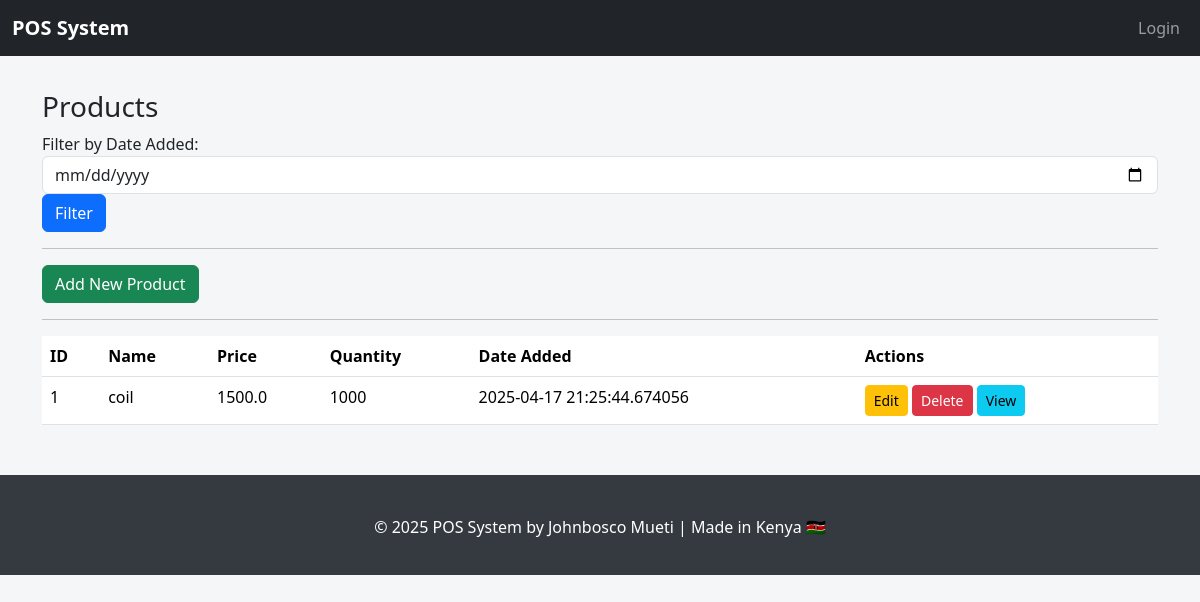
The page /products (signed in) on the database its author committed.
### app/models.py (models this page shows, shortened)
class Product(db.Model):
    id = db.Column(db.Integer, primary_key=True)
    name = db.Column(db.String(100), nullable=False)
    price = db.Column(db.Float, nullable=False)
    quantity = db.Column(db.Integer, nullable=False)
    date_added = db.Column(db.DateTime, default=datetime.utcnow)

### app/routes.py (the view)
@main.route('/products')
@login_required
def products():
    products_data = Product.query.all()
    return render_template('products.html', products=products_data)

### app/models.py (called while the page is built)
@login_manager.user_loader
def load_user(user_id):
    return User.query.get(int(user_id))

### app/routes.py (called while the page is built)
@main.app_context_processor
def inject_now():
    return {'current_year': datetime.now().year}

### app/templates/products.html
{% extends 'base.html' %}
{% block content %}
    <h3>Products</h3>
    <form method="GET" action="{{ url_for('main.products') }}">
        <div class="form-group">
            <label for="filter_date">Filter by Date Added:</label>
            <input type="date" name="filter_date" value="{{ request.args.get('filter_date') }}" class="form-control">
        </div>
        <button type="submit" class="btn btn-primary">Filter</button>
    </form>
    <hr>
    <a href="{{ url_for('main.add_product') }}" class="btn btn-success">Add New Product</a>
    <hr>
    <table class="table">
        <thead>
            <tr>
                <th>ID</th>
                <th>Name</th>
                <th>Price</th>
                <th>Quantity</th>
                <th>Date Added</th>
                <th>Actions</th>
            </tr>
        </thead>
        <tbody>
            {% for product in products %}
                <tr>
                    <td>{{ product.id }}</td>
                    <td>{{ product.name }}</td>
                    <td>{{ product.price }}</td>
                    <td>{{ product.quantity }}</td>
                    <td>{{ product.date_added }}</td>
                    <td>
                        <a href="{{ url_for('main.edit_product', product_id=product.id) }}" class="btn btn-warning btn-sm">Edit</a>
                        <form action="{{ url_for('main.delete_product', product_id=product.id) }}" method="POST" style="display:inline;">
                            <button type="submit" class="btn btn-danger btn-sm" onclick="return confirm('Are you sure you want to delete this product?')">Delete</button>
                        </form>
                        <a href="{{ url_for('main.view_product', product_id=product.id) }}" class="btn btn-info btn-sm">View</a>
                    </td>
                </tr>
            {% endfor %}
        </tbody>
    </table>
{% endblock %}

### app/templates/base.html (style rules this page uses)
body { padding-top: 70px; background-color: #f4f6f8; }

### rows shown on the page
Product: id "1", name "coil", price "1500.0", quantity "1000", date_added "2025-04-17 21:25:44.674056"
